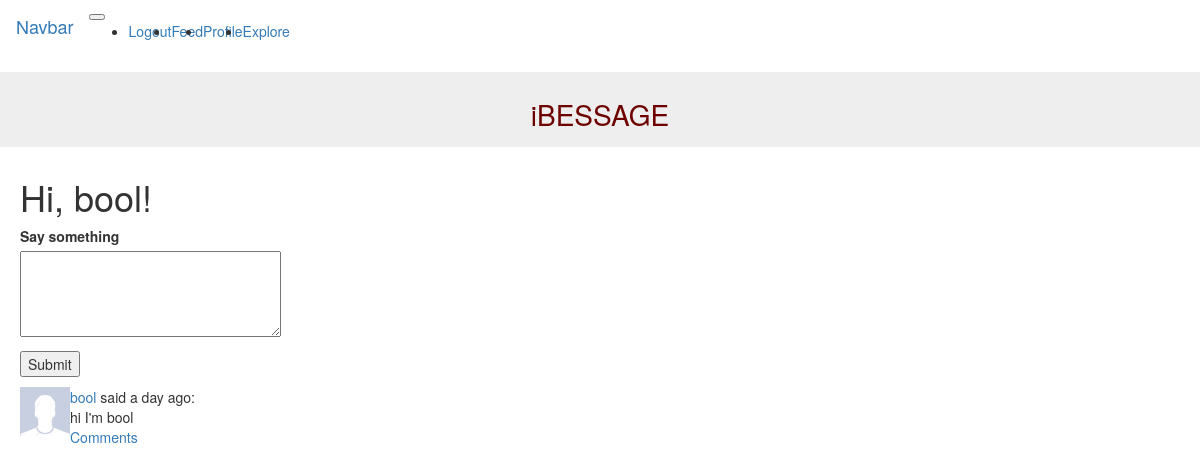
The page /index (signed in) on the database its author committed.
### app/models.py (models this page shows, shortened)
class User(UserMixin, db.Model):
    id = db.Column(db.Integer, primary_key=True)
    username = db.Column(db.String(64), index=True, unique=True)
    email = db.Column(db.String(120), index=True, unique=True)
    password_hash = db.Column(db.String(128))
    posts = db.relationship('Post', backref='author', lazy='dynamic')
    about_me = db.Column(db.String(140))
    last_seen = db.Column(db.DateTime, default=datetime.utcnow)
    followed = db.relationship(
        'User', secondary=followers,
        primaryjoin=(followers.c.follower_id == id),
        secondaryjoin=(followers.c.followed_id == id),
        backref=db.backref('followers', lazy='dynamic'), lazy='dynamic')
    def followed_posts(self):
        followed = Post.query.join(
            followers, (followers.c.followed_id == Post.user_id)).filter(
                followers.c.follower_id == self.id)
        own = Post.query.filter_by(user_id=self.id)
        return followed.union(own).order_by(Post.timestamp.desc())

class Post(db.Model):
    id = db.Column(db.Integer, primary_key=True)
    body = db.Column(db.String(140))
    timestamp = db.Column(db.DateTime, index=True, default=datetime.utcnow)
    user_id = db.Column(db.Integer, db.ForeignKey('user.id'))

### app/routes.py (the view)
@app.route('/', methods=['GET', 'POST'])
@app.route('/index', methods=['GET', 'POST'])
@login_required
def index():
    form = PostForm()
    if form.validate_on_submit():
        post = Post(body=form.post.data, author=current_user)
        db.session.add(post)
        db.session.commit()
        flash('Your post is now live!')
        return redirect(url_for('index'))
    posts = current_user.followed_posts().all()
    return render_template('index.html', title='Home', form=form,
                           posts=posts)

### app/forms.py
class PostForm(FlaskForm):
    post = TextAreaField('Say something', validators=[
        DataRequired(), Length(min=1, max=140)])
    submit = SubmitField('Submit')

### app/models.py (called while the page is built)
@login.user_loader
def load_user(id):
    return User.query.get(int(id))

### app/templates/index.html (shortened to what this page needs)
{% extends "base.html" %}
{% import 'bootstrap/wtf.html' as wtf %}
{% block appcontent %}
  <h1>Hi, {{ current_user.username }}!</h1>
  {% if form %}
  <form action="" method="post">
      <p>
          {{ form.post.label }}<br>
          {{ form.post(cols=32, rows=4) }}<br>
      </p>
      <p>{{ form.submit() }}</p>
  </form>
  {% endif %}
  {% for post in posts %}
      {% include '_post.html' %}
  {% endfor %}
{% endblock %}

### app/templates/_post.html
<table>
    <tr valign="top">
        <td><img src="/static/avatar.jpg" width="50" height="50"></td>
        <td>
          <a href="{{ url_for('user', username=post.author.username) }}">
              {{ post.author.username }}
          </a>
            said {{ moment(post.timestamp).fromNow() }}:
                <br>
                {{ post.body }}
                <br>
                <a href="{{ url_for('comments', post_id=post.id) }}"> Comments </a>
        </td>
    </tr>
</table>

### rows shown on the page
User: username "bool"
Post: author.username "bool", timestamp "a day ago", body "hi I'm bool"
